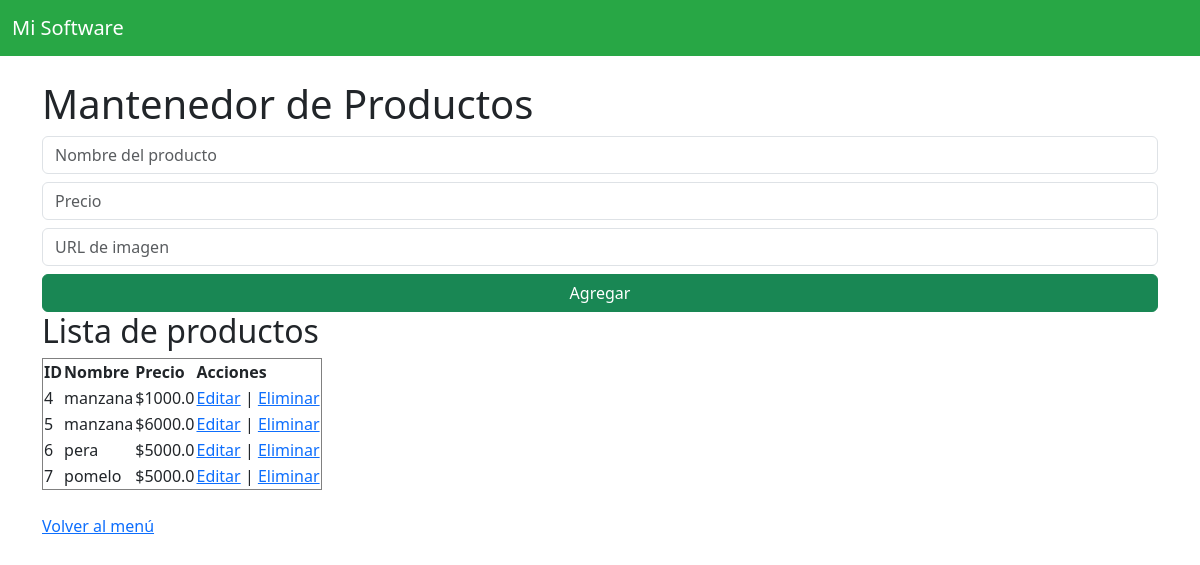
The page /productos on the database its author committed.
### tables this page shows
CREATE TABLE productos (
    id INTEGER PRIMARY KEY AUTOINCREMENT,
    nombre TEXT NOT NULL,
    precio REAL NOT NULL
, imagen TEXT);

### app.py (the view)
@app.route('/productos')
def productos():
    conn = sqlite3.connect('database.db')
    cursor = conn.cursor()
    cursor.execute("SELECT * FROM productos")
    lista = cursor.fetchall()
    conn.close()
    return render_template('mantenedor.html', productos=lista)

### templates/mantenedor.html (shortened to what this page needs)
{% extends 'base.html' %}
{% block content %}
<!DOCTYPE html>
<html>
<head>
    <link href="https://cdn.jsdelivr.net/npm/bootstrap@5.3.0/dist/css/bootstrap.min.css" rel="stylesheet">
</head>
<body>
    <h1>Mantenedor de Productos</h1>
<form action="/agregar_producto" method="POST">
    <input type="text" name="nombre" placeholder="Nombre del producto" required class="form-control mb-2">
    <input type="number" name="precio" placeholder="Precio" required class="form-control mb-2">
    <input type="text" name="imagen" placeholder="URL de imagen" class="form-control mb-2">
    <button type="submit" class="btn btn-success w-100">Agregar</button>
</form>
    <h2>Lista de productos</h2>
    <table border="1">
        <tr>
            <th>ID</th>
            <th>Nombre</th>
            <th>Precio</th>
            <th>Acciones</th>
        </tr>
        {% for producto in productos %}
        <tr>
            <td>{{ producto[0] }}</td>
            <td>{{ producto[1] }}</td>
            <td>${{ producto[2] }}</td>
            <td>
                <a href="/editar_producto/{{ producto[0] }}">Editar</a> |
                <a href="/eliminar_producto/{{ producto[0] }}">Eliminar</a>
            </td>
        </tr>
        {% endfor %}
    </table>
    <br>
    <a href="/menu">Volver al menú</a>
</body>
</html>
{% endblock %}

### templates/base.html (style rules this page uses)
body { background-color: #f8f9fa; }

### rows shown on the page
productos: id "4", nombre "manzana", precio "1000.0"
productos: id "5", nombre "manzana", precio "6000.0"
productos: id "6", nombre "pera", precio "5000.0"
productos: id "7", nombre "pomelo", precio "5000.0"
